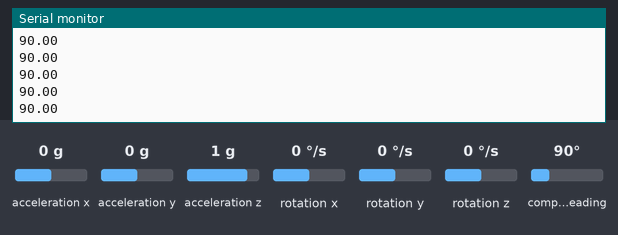
This sketch was run on a simulated Arduino Uno, built with avr-gcc and run on an emulated ATmega328P. Parts: the last lines printed to the serial monitor. The test bench sets the inputs (shaded band); at power-on: compass heading 90°, acceleration x 0 g, acceleration y 0 g, acceleration z 1 g, rotation x 0 °/s, rotation y 0 °/s, rotation z 0 °/s.

Above: at 1.2 s.
1.3 s: compass heading set to 7°
At 1.33 s:
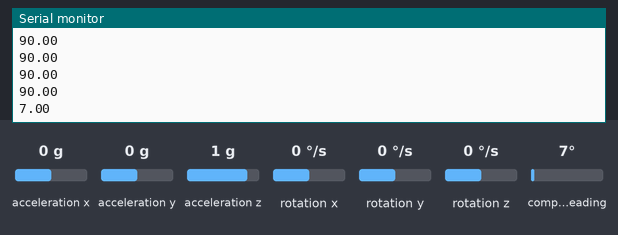
2.8 s: compass heading set to 180°
At 2.86 s:
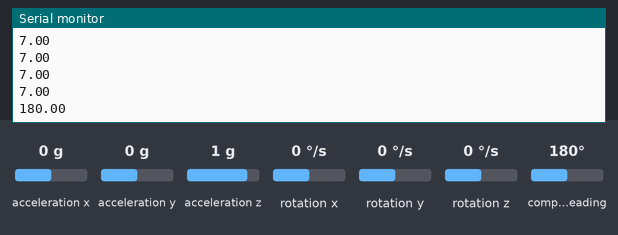
Timing chart, 0 to 5.8 s (numbered marks = the images above; inputs shaded):
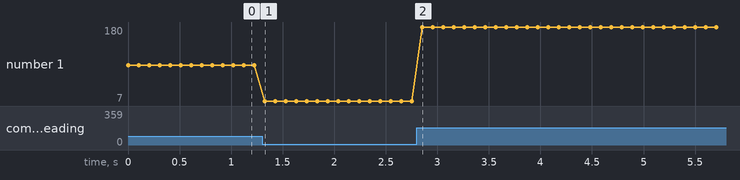

The sketch:

sensorsCalibrate.ino
```cpp
#include <Wire.h>
#include <LSM303.h>

LSM303 compass;

void setup() {
  Serial.begin(9600);
  Wire.begin();
  compass.init();
  compass.enableDefault();

  /*
  Calibration values; the default values of +/-32767 for each axis
  lead to an assumed magnetometer bias of 0. Use the Calibrate example
  program to determine appropriate values for your particular unit.
  */
  compass.m_min = (LSM303::vector<int16_t>){ -5649,  -3877,  -1468};
  compass.m_max = (LSM303::vector<int16_t>){  +463,  +3398,  +6120};
}

void loop() {
  compass.read();

  /*
  When given no arguments, the heading() function returns the angular
  difference in the horizontal plane between a default vector and
  north, in degrees.

  The default vector is chosen by the library to point along the
  surface of the PCB, in the direction of the top of the text on the
  silkscreen. This is the +X axis on the Pololu LSM303D carrier and
  the -Y axis on the Pololu LSM303DLHC, LSM303DLM, and LSM303DLH
  carriers.

  To use a different vector as a reference, use the version of heading()
  that takes a vector argument; for example, use

    compass.heading((LSM303::vector<int>){0, 0, 1});

  to use the +Z axis as a reference.
  */
  float heading = compass.heading();

  Serial.println(heading);
  delay(100);
}
```

Measured:
- after the input at 1.3 s, the serial monitor: prints a new line at once (image 1)
- after the input at 2.8 s, the serial monitor: prints a new line after 0.05 s (image 2)
- plotted number 1: 90 → 7 after the input at 1.3 s, 7 → 180 after the input at 2.8 s
